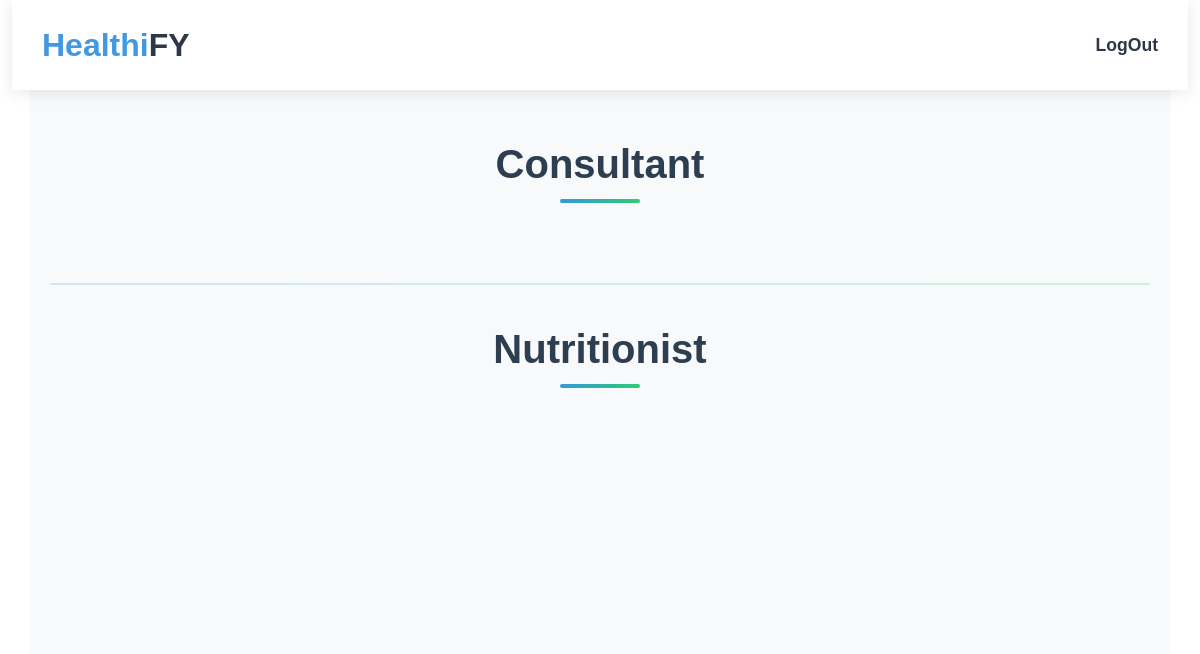
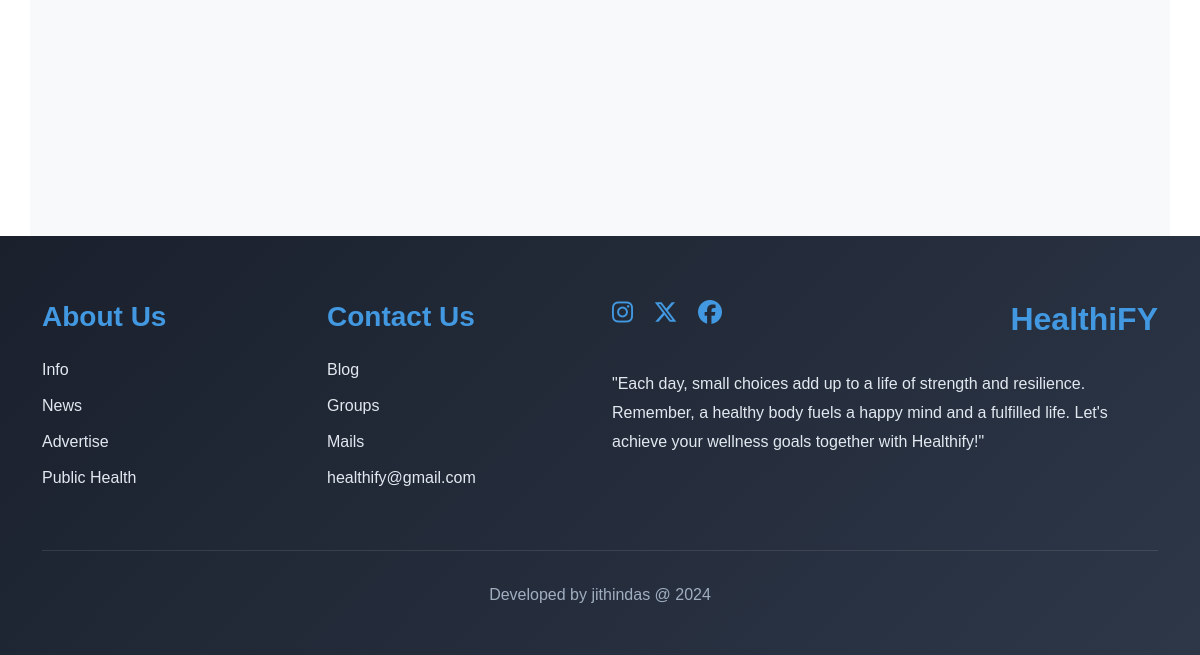
The page /consultant/ on the database as committed earlier (2 pictures, top to bottom).
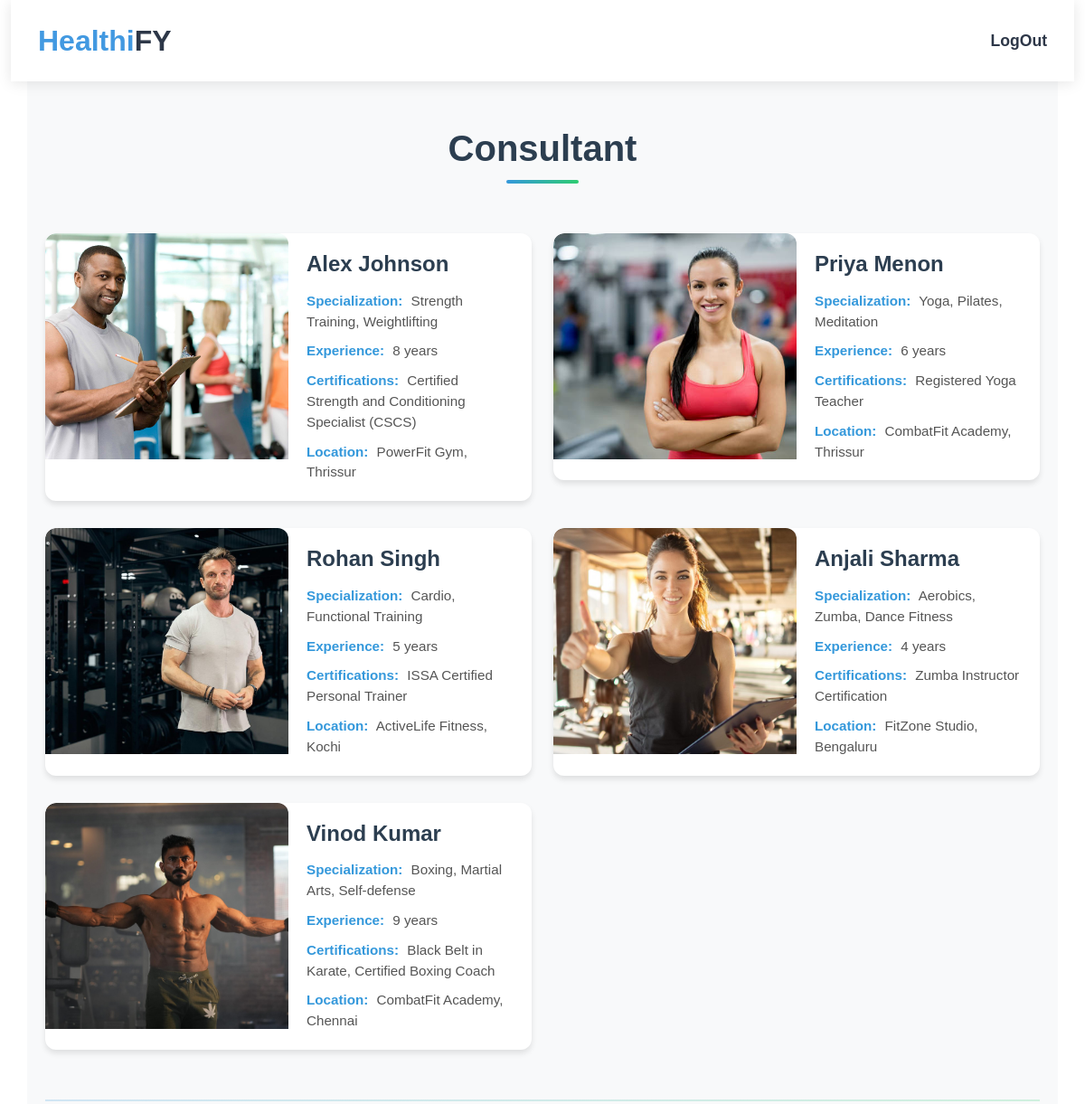
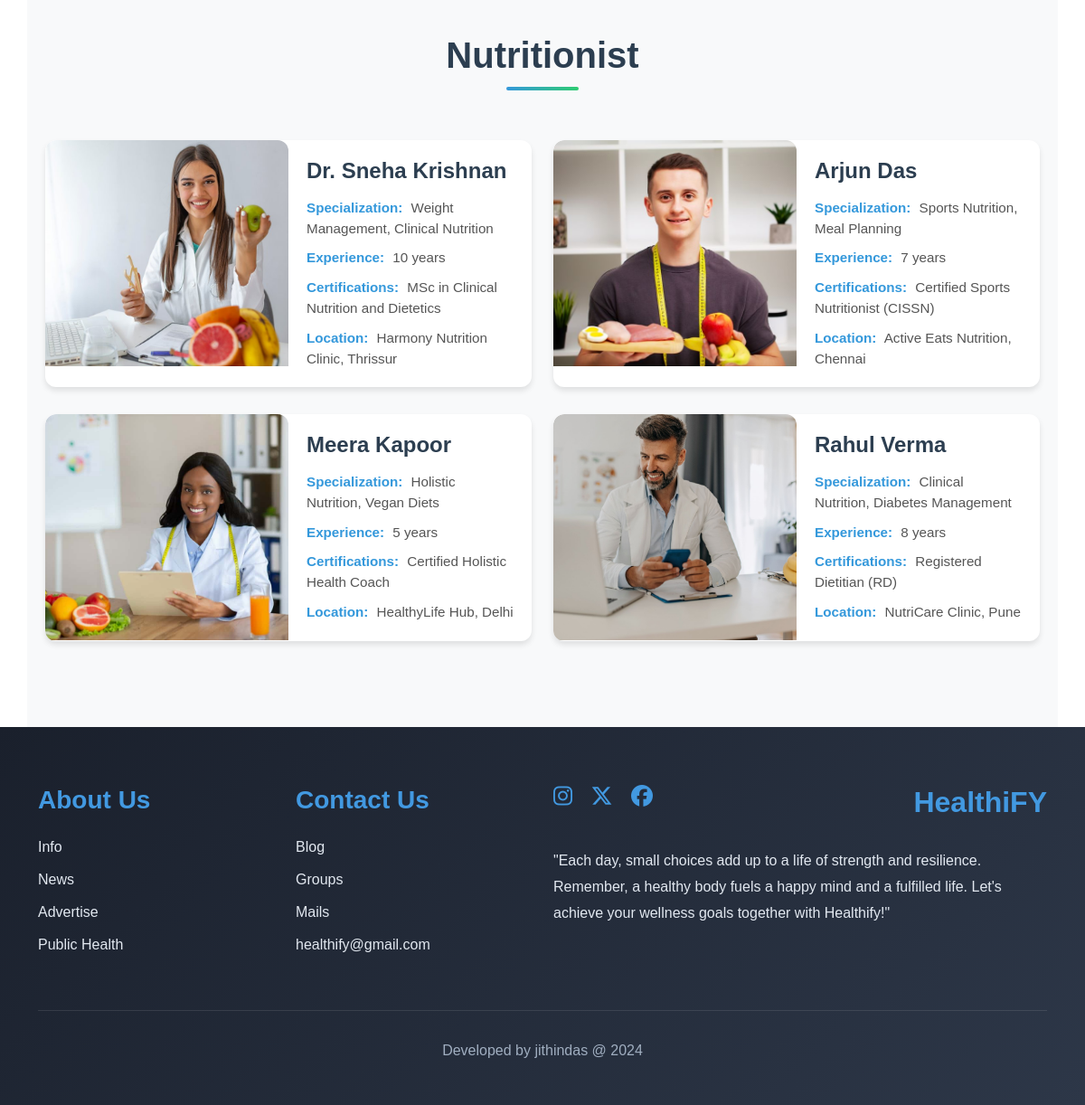
The same page on the database as committed later (2 pictures, top to bottom).
### web/models.py (models this page shows, shortened)
class Consultant(models.Model):
    name=models.CharField(max_length=100,null=True)
    profile_picture=models.FileField(upload_to='images',null=True,blank=True)
    specialization=models.CharField(max_length=100,null=True)
    experience=models.IntegerField(null=True)
    certifications=models.CharField(max_length=100,null=True)
    location=models.CharField(max_length=100,null=True)
    job=models.CharField(max_length=100,choices=[('trainer','trainer'),
                                                    ('nutritionist','nutritionist')],null=True)
    created_date=models.DateField(auto_now_add=True)
    updated_date=models.DateField(auto_now=True)

### web/views.py (the view)
# urls.py: path('consultant/', Consultant_List_View.as_view(), name='consultant'),
class Consultant_List_View(View):
    def get(self,request,*args,**kwargs):
        data=Consultant.objects.all()
        return render(request,'consultant_list.html',{'data':data})

### web/templates/consultant_list.html (shortened to what this page needs)
{% extends 'profile_update.html' %}
{% load static %}
{% block content %}
<div class="container content">
    <h1 class="content_heading">Consultant</h1>
    <div class="row">
        {% for i in data %}
        {% if i.job == 'trainer' %}
        <div class="col-md-6">
            <div class="consultant-card">
                <div class="row g-0">
                    <div class="col-md-6">
                        {% if i.profile_picture %}
                        <img class="card_img" src="{{ i.profile_picture.url }}" alt="{{ i.name }}">
                        {% else %}
                        <img class="card_img" src="https://via.placeholder.com/300x400" alt="No Photo available">
                        {% endif %}
                    </div>
                    <div class="col-md-6">
                        <div class="card-body">
                            <h4 class="card-title">{{ i.name }}</h4>
                            <p class="card-text"><span>specialization:</span> {{ i.specialization }}</p>
                            <p class="card-text"><span>experience:</span> {{ i.experience }} years</p>
                            <p class="card-text"><span>certifications:</span> {{ i.certifications }}</p>
                            <p class="card-text"><span>location:</span> {{ i.location }}</p>
                        </div>
                    </div>
                </div>
            </div>
        </div>
        {% endif %}
        {% endfor %}
    </div>
    <div class="section-divider"></div>
    <h1 class="content_heading">Nutritionist</h1>
    <div class="row">
        {% for i in data %}
        {% if i.job == 'nutritionist' %}
        <div class="col-md-6">
            <div class="consultant-card">
                <div class="row g-0">
                    <div class="col-md-6">
                        {% if i.profile_picture %}
                        <img class="card_img" src="{{ i.profile_picture.url }}" alt="{{ i.name }}">
                        {% else %}
                        <img class="card_img" src="https://via.placeholder.com/300x400" alt="No Photo available">
                        {% endif %}
                    </div>
                    <div class="col-md-6">
                        <div class="card-body">
                            <h4 class="card-title">{{ i.name }}</h4>
                            <p class="card-text"><span>specialization:</span> {{ i.specialization }}</p>
                            <p class="card-text"><span>experience:</span> {{ i.experience }} years</p>
                            <p class="card-text"><span>certifications:</span> {{ i.certifications }}</p>
                            <p class="card-text"><span>location:</span> {{ i.location }}</p>
                        </div>
                    </div>
                </div>
            </div>
        </div>
        {% endif %}
        {% endfor %}
    </div>
</div>
{% endblock content %}

### web/templates/profile_update.html (shortened to what this page needs)
<!DOCTYPE html>
<html lang="en">
<head>
    <link href="https://cdn.jsdelivr.net/npm/bootstrap@5.3.3/dist/css/bootstrap.min.css" rel="stylesheet">
    <link rel="stylesheet" href="https://cdnjs.cloudflare.com/ajax/libs/font-awesome/6.6.0/css/all.min.css">
</head>
<body>
    <div class="container-fluid sticky-top">
        <header>
            <nav class="navbar navbar-expand-lg header">
                <div class="container">
                    <a class="navbar-brand" href="{% url 'profile' %}">
                        <span class="nav_heading">Healthi</span><span class="nav_heading_span">FY</span>
                    </a>
                    <div class="collapse navbar-collapse" id="navbarSupportedContent">
                        <div class="d-flex">
                            <a href="{% url 'logout' %}" class="navbar_link"><b>LogOut</b></a>
                        </div>
                    </div>
                </div>
            </nav>
        </header>
    </div>
    {% block content %}{% endblock content %}
    <div class="container-fluid footer">
        <div class="container">
            <div class="row">
                <div class="col-lg-6 col-md-6 col-sm-12 col-12">
                    <div class="row">
                        <div class="col-lg-6 col-md-6 col-sm-6 col-12">
                            <h3 class="footer_heading2">About Us</h3>
                            <p class="footer_text">Info</p>
                            <p class="footer_text">News</p>
                            <p class="footer_text">Advertise</p>
                            <p class="footer_text">Public Health</p>
                        </div>
                        <div class="col-lg-6 col-md-6 col-sm-6 col-12">
                            <h3 class="footer_heading2">Contact Us</h3>
                            <p class="footer_text">Blog</p>
                            <p class="footer_text">Groups</p>
                            <p class="footer_text">Mails</p>
                            <p class="footer_text">healthify@gmail.com</p>
                        </div>
                    </div>
                </div>
                <div class="col-lg-6 col-md-6 col-sm-12 col-12">
                    <div class="d-flex justify-content-between align-items-start">
                        <div class="social-icons">
                            <a href=""><i class="fa-brands fa-instagram footer_icon"></i></a>
                            <a href=""><i class="fa-brands fa-x-twitter footer_icon"></i></a>
                            <a href=""><i class="fa-brands fa-facebook footer_icon"></i></a>
                        </div>
                        <h1 class="footer_heading1">HealthiFY</h1>
                    </div>
                    <p class="footer_p">
                        "Each day, small choices add up to a life of strength and resilience. Remember, a healthy body fuels a happy mind and a fulfilled life. Let's achieve your wellness goals together with Healthify!"
                    </p>
                </div>
            </div>
            <p class="footer_p1">Developed by jithindas @ 2024</p>
        </div>
    </div>
</body>
</html>

### web/templates/profile_update.html (style rules this page uses)
* { margin: 0; padding: 0; box-sizing: border-box; font-family: 'Poppins', sans-serif; }
.header { backdrop-filter: blur(12px); box-shadow: 0 2px 15px rgba(0, 0, 0, 0.1); padding: 1rem 0; }
.nav_heading { font-size: 2rem; color: #4299e1; font-weight: 700; transition: all 0.3s ease; }
.nav_heading_span { font-size: 2rem; color: #2d3748; font-weight: 700; }
.navbar_link { text-decoration: none; color: #2d3748; font-size: 1.1rem; transition: all 0.3s ease; position: relative; }
.navbar_link:after { content: ''; position: absolute; width: 0; height: 2px; bottom: -5px; left: 0; background-color: #4299e1; transition: width 0.3s ease; }
.footer { background: linear-gradient(135deg, #1a202c 0%, #2d3748 100%); padding: 4rem 0 2rem; color: white; }
.footer_heading2 { color: #4299e1; font-weight: 600; margin-bottom: 1.5rem; position: relative; }
.footer_text { color: #e2e8f0; transition: all 0.3s ease; margin-bottom: 0.75rem; }
.footer_icon { color: #4299e1; font-size: 1.5rem; margin-right: 1rem; transition: all 0.3s ease; }
.footer_heading1 { font-size: 2rem; color: #4299e1; font-weight: 700; }
.footer_p { color: #e2e8f0; line-height: 1.8; margin-top: 1.5rem; }
.footer_p1 { color: #a0aec0; text-align: center; margin-top: 3rem; padding-top: 2rem; border-top: 1px solid rgba(255, 255, 255, 0.1); }

### web/templates/consultant_list.html (style rules this page uses)
.content { padding: 10px 20px 80px; background-color: #f8f9fa; min-height: 100vh; }
.content_heading { font-size: 2.5rem; color: #2c3e50; text-align: center; margin: 40px 0; font-weight: 700; position: relative; padding-bottom: 15px; }
.content_heading::after { content: ''; position: absolute; bottom: 0; left: 50%; transform: translateX(-50%); width: 80px; height: 4px; background: linear-gradient(90deg, #3498db, #2ecc71); border-radius: 2px; }
.consultant-card { background: white; border-radius: 12px; box-shadow: 0 4px 6px rgba(0, 0, 0, 0.1); transition: transform 0.3s ease, box-shadow 0.3s ease; margin: 15px 0; overflow: hidden; }
.card_img { height: 250px; width: 100%; object-fit: cover; border-radius: 12px 12px 0 0; }
.card-body { padding: 20px; }
.card-title { color: #2c3e50; font-size: 1.5rem; margin-bottom: 15px; font-weight: 600; }
.card-text { margin: 10px 0; color: #555; font-size: 0.95rem; line-height: 1.5; }
.card-text span { font-weight: 600; color: #3498db; margin-right: 5px; text-transform: capitalize; }
.section-divider { height: 2px; background: linear-gradient(90deg, #3498db, #2ecc71); margin: 40px 0; opacity: 0.2; }

Rows that differ between the two databases and show on the page:
added Consultant: profile_picture (picture), name "Alex Johnson", specialization "Strength Training, Weightlifting", experience "8", certifications "Certified Strength and Conditioning Specialist (CSCS)", location "PowerFit Gym, Thrissur", shown under "Consultant"
added Consultant: profile_picture (picture), name "Priya Menon", specialization "Yoga, Pilates, Meditation", experience "6", certifications "Registered Yoga Teacher", location "CombatFit Academy, Thrissur", shown under "Consultant"
added Consultant: profile_picture (picture), name "Rohan Singh", specialization "Cardio, Functional Training", experience "5", certifications "ISSA Certified Personal Trainer", location "ActiveLife Fitness, Kochi", shown under "Consultant"
added Consultant: profile_picture (picture), name "Anjali Sharma", specialization "Aerobics, Zumba, Dance Fitness", experience "4", certifications "Zumba Instructor Certification", location "FitZone Studio, Bengaluru", shown under "Consultant"
added Consultant: profile_picture (picture), name "Vinod Kumar", specialization "Boxing, Martial Arts, Self-defense", experience "9", certifications "Black Belt in Karate, Certified Boxing Coach", location "CombatFit Academy, Chennai", shown under "Consultant"
added Consultant: profile_picture (picture), name "Dr. Sneha Krishnan", specialization "Weight Management, Clinical Nutrition", experience "10", certifications "MSc in Clinical Nutrition and Dietetics", location "Harmony Nutrition Clinic, Thrissur", shown under "Nutritionist"
added Consultant: profile_picture (picture), name "Arjun Das", specialization "Sports Nutrition, Meal Planning", experience "7", certifications "Certified Sports Nutritionist (CISSN)", location "Active Eats Nutrition, Chennai", shown under "Nutritionist"
added Consultant: profile_picture (picture), name "Meera Kapoor", specialization "Holistic Nutrition, Vegan Diets", experience "5", certifications "Certified Holistic Health Coach", location "HealthyLife Hub, Delhi", shown under "Nutritionist"
added Consultant: profile_picture (picture), name "Rahul Verma", specialization "Clinical Nutrition, Diabetes Management", experience "8", certifications "Registered Dietitian (RD)", location "NutriCare Clinic, Pune", shown under "Nutritionist"
